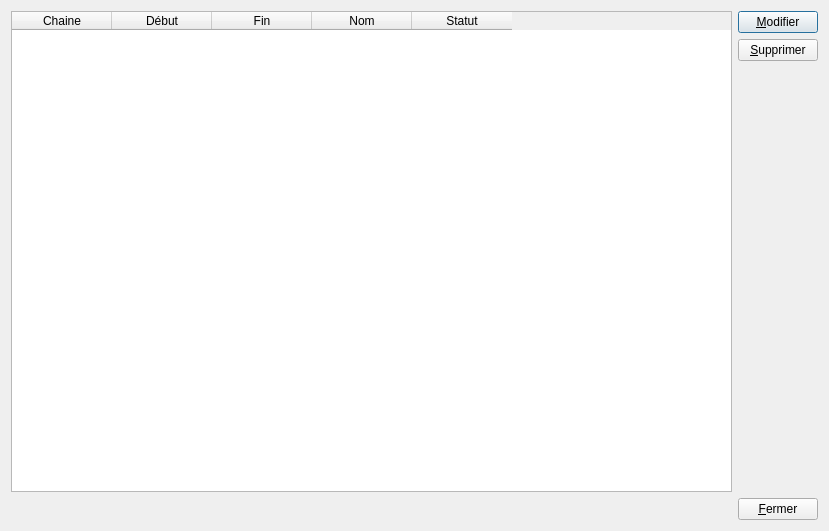
<ui version="4.0" >
 <class>Programmes</class>
 <widget class="QDialog" name="Programmes" >
  <property name="geometry" >
   <rect>
    <x>0</x>
    <y>0</y>
    <width>829</width>
    <height>531</height>
   </rect>
  </property>
  <property name="windowTitle" >
   <string>Programmes</string>
  </property>
  <layout class="QVBoxLayout" >
   <item>
    <layout class="QHBoxLayout" >
     <item>
      <widget class="QTableWidget" name="table" >
       <property name="selectionMode" >
        <enum>QAbstractItemView::SingleSelection</enum>
       </property>
       <property name="selectionBehavior" >
        <enum>QAbstractItemView::SelectRows</enum>
       </property>
       <column>
        <property name="text" >
         <string>Chaine</string>
        </property>
       </column>
       <column>
        <property name="text" >
         <string>Début</string>
        </property>
       </column>
       <column>
        <property name="text" >
         <string>Fin</string>
        </property>
       </column>
       <column>
        <property name="text" >
         <string>Nom</string>
        </property>
       </column>
       <column>
        <property name="text" >
         <string>Statut</string>
        </property>
       </column>
      </widget>
     </item>
     <item>
      <layout class="QVBoxLayout" >
       <item>
        <widget class="QPushButton" name="modifier" >
         <property name="text" >
          <string>&amp;Modifier</string>
         </property>
        </widget>
       </item>
       <item>
        <widget class="QPushButton" name="supprimer" >
         <property name="text" >
          <string>&amp;Supprimer</string>
         </property>
        </widget>
       </item>
       <item>
        <spacer>
         <property name="orientation" >
          <enum>Qt::Vertical</enum>
         </property>
         <property name="sizeHint" >
          <size>
           <width>20</width>
           <height>40</height>
          </size>
         </property>
        </spacer>
       </item>
      </layout>
     </item>
    </layout>
   </item>
   <item>
    <layout class="QHBoxLayout" >
     <item>
      <spacer>
       <property name="orientation" >
        <enum>Qt::Horizontal</enum>
       </property>
       <property name="sizeHint" >
        <size>
         <width>40</width>
         <height>20</height>
        </size>
       </property>
      </spacer>
     </item>
     <item>
      <widget class="QPushButton" name="fermer" >
       <property name="text" >
        <string>&amp;Fermer</string>
       </property>
      </widget>
     </item>
    </layout>
   </item>
  </layout>
 </widget>
 <resources/>
 <connections>
  <connection>
   <sender>fermer</sender>
   <signal>clicked()</signal>
   <receiver>Programmes</receiver>
   <slot>close()</slot>
   <hints>
    <hint type="sourcelabel" >
     <x>678</x>
     <y>507</y>
    </hint>
    <hint type="destinationlabel" >
     <x>362</x>
     <y>265</y>
    </hint>
   </hints>
  </connection>
 </connections>
</ui>
